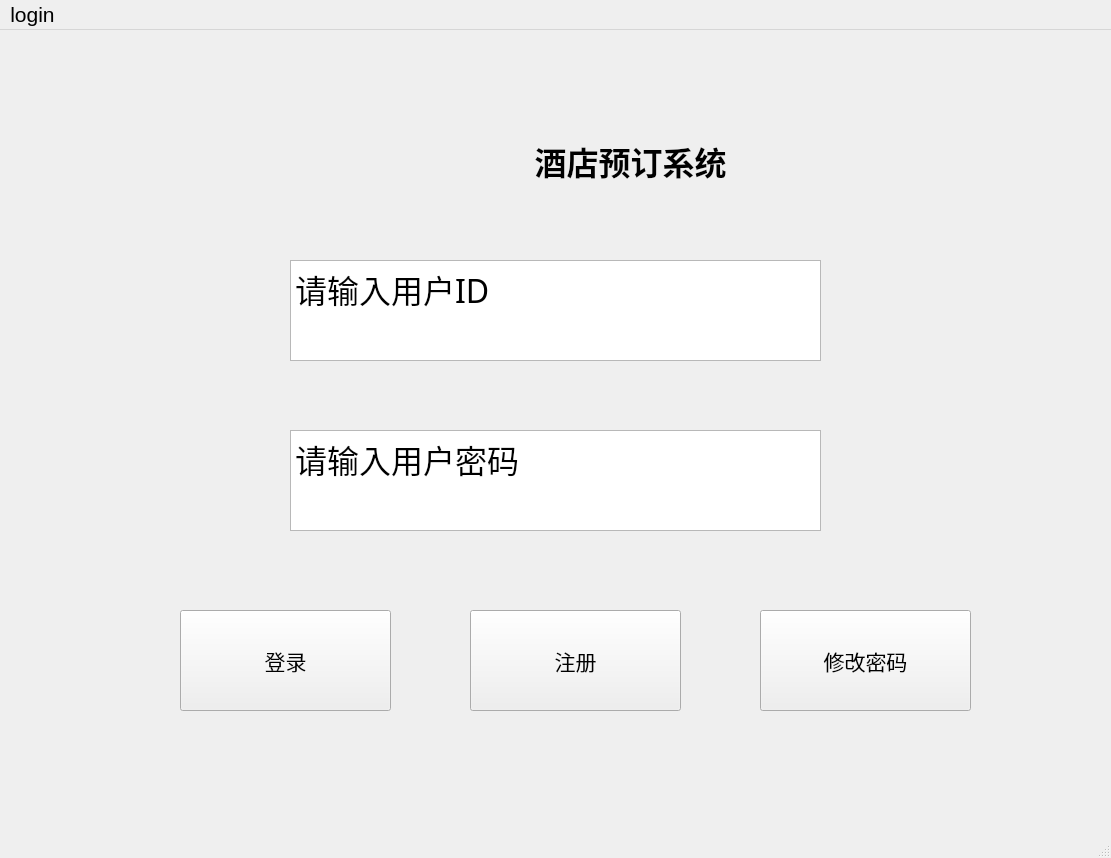
<?xml version="1.0" encoding="UTF-8"?>
<ui version="4.0">
 <class>MainWindow</class>
 <widget class="QMainWindow" name="MainWindow">
  <property name="geometry">
   <rect>
    <x>0</x>
    <y>0</y>
    <width>1111</width>
    <height>858</height>
   </rect>
  </property>
  <property name="font">
   <font>
    <pointsize>16</pointsize>
   </font>
  </property>
  <property name="windowTitle">
   <string>MainWindow</string>
  </property>
  <widget class="QWidget" name="centralwidget">
   <widget class="QPlainTextEdit" name="plainTextEdit_account">
    <property name="geometry">
     <rect>
      <x>290</x>
      <y>230</y>
      <width>531</width>
      <height>101</height>
     </rect>
    </property>
    <property name="font">
     <font>
      <family>Adobe Devanagari</family>
      <pointsize>24</pointsize>
      <weight>50</weight>
      <bold>false</bold>
     </font>
    </property>
    <property name="plainText">
     <string>请输入用户ID</string>
    </property>
   </widget>
   <widget class="QPlainTextEdit" name="plainTextEdit_password">
    <property name="geometry">
     <rect>
      <x>290</x>
      <y>400</y>
      <width>531</width>
      <height>101</height>
     </rect>
    </property>
    <property name="font">
     <font>
      <family>Adobe Devanagari</family>
      <pointsize>24</pointsize>
      <weight>50</weight>
      <bold>false</bold>
     </font>
    </property>
    <property name="plainText">
     <string>请输入用户密码</string>
    </property>
   </widget>
   <widget class="QPushButton" name="pushButton_login">
    <property name="geometry">
     <rect>
      <x>180</x>
      <y>580</y>
      <width>211</width>
      <height>101</height>
     </rect>
    </property>
    <property name="text">
     <string>登录</string>
    </property>
   </widget>
   <widget class="QPushButton" name="pushButton_register">
    <property name="geometry">
     <rect>
      <x>470</x>
      <y>580</y>
      <width>211</width>
      <height>101</height>
     </rect>
    </property>
    <property name="text">
     <string>注册</string>
    </property>
   </widget>
   <widget class="QLabel" name="label">
    <property name="geometry">
     <rect>
      <x>470</x>
      <y>90</y>
      <width>321</width>
      <height>81</height>
     </rect>
    </property>
    <property name="font">
     <font>
      <pointsize>24</pointsize>
      <weight>75</weight>
      <bold>true</bold>
     </font>
    </property>
    <property name="text">
     <string>酒店预订系统</string>
    </property>
    <property name="alignment">
     <set>Qt::AlignCenter</set>
    </property>
   </widget>
   <widget class="QLabel" name="label_2">
    <property name="geometry">
     <rect>
      <x>380</x>
      <y>80</y>
      <width>131</width>
      <height>101</height>
     </rect>
    </property>
    <property name="text">
     <string/>
    </property>
    <property name="pixmap">
     <pixmap>C:/Users/jqyyd/Desktop/屏幕截图 2023-06-26 230630.jpg</pixmap>
    </property>
   </widget>
   <widget class="QPushButton" name="pushButton_change_ps">
    <property name="geometry">
     <rect>
      <x>760</x>
      <y>580</y>
      <width>211</width>
      <height>101</height>
     </rect>
    </property>
    <property name="text">
     <string>修改密码</string>
    </property>
   </widget>
  </widget>
  <widget class="QMenuBar" name="menubar">
   <property name="geometry">
    <rect>
     <x>0</x>
     <y>0</y>
     <width>1111</width>
     <height>33</height>
    </rect>
   </property>
   <widget class="QMenu" name="menulogin">
    <property name="font">
     <font>
      <pointsize>12</pointsize>
     </font>
    </property>
    <property name="title">
     <string>login</string>
    </property>
   </widget>
   <addaction name="menulogin"/>
  </widget>
  <widget class="QStatusBar" name="statusbar"/>
 </widget>
 <resources/>
 <connections/>
</ui>
